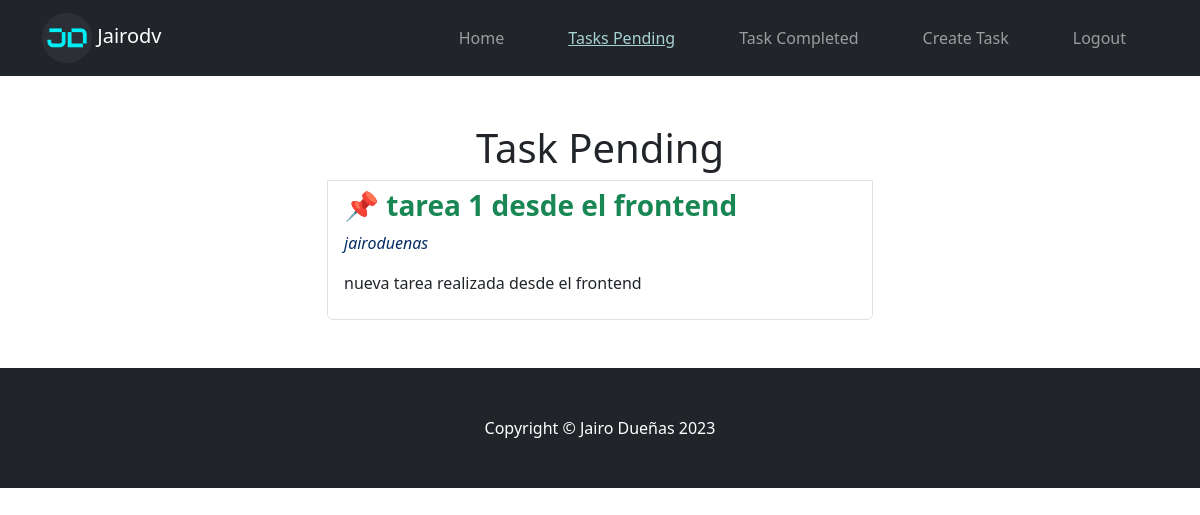
/tasks/ (signed in), run on an earlier commit of the app's database.
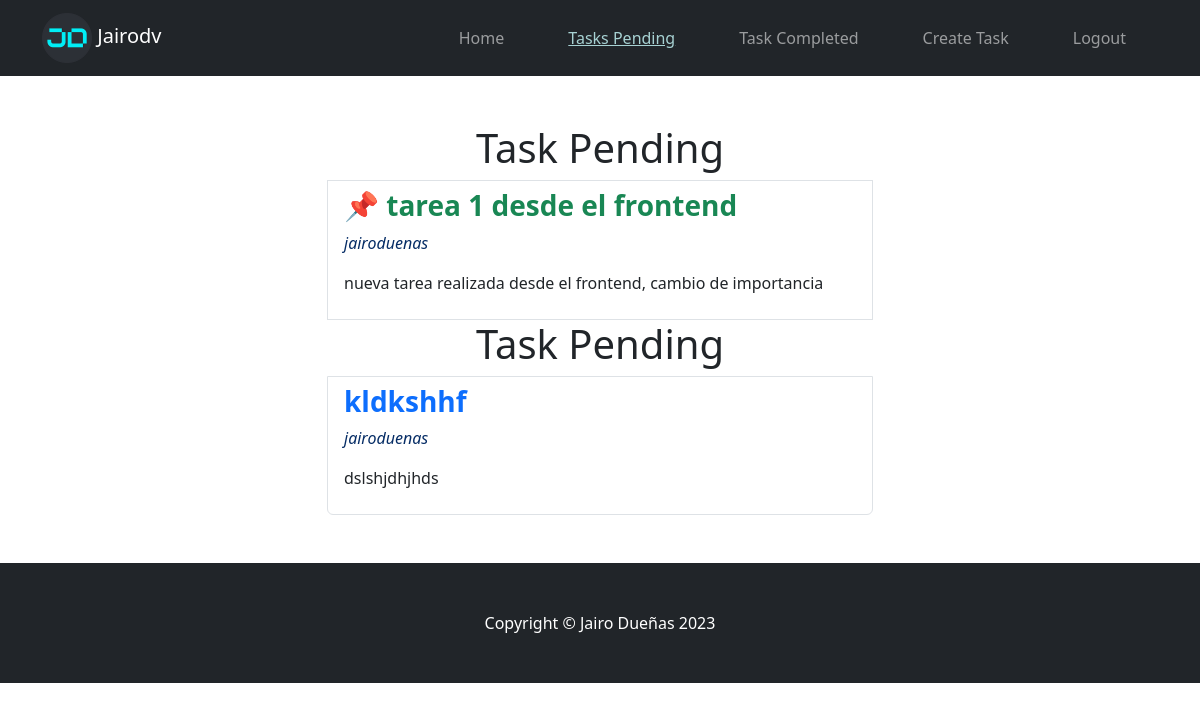
And on a later commit of the database.
### tasks/models.py (models this page shows, shortened)
class Task(models.Model):
  title = models.CharField(max_length=200)
  description = models.TextField(blank=True)
  created = models.DateTimeField(auto_now_add=True)
  datecompleted = models.DateTimeField(null=True, blank=True)
  important = models.BooleanField(default=False)
  user = models.ForeignKey(User, on_delete=models.CASCADE)
  class Meta:
    verbose_name='task'
    verbose_name_plural='tasks'

### tasks/views.py (the view)
# urls.py: path('tasks/', views.tasks, name='tasks'),
@login_required
def tasks(request):
  tasks = Task.objects.filter(user=request.user, datecompleted__isnull=True)
  return render(request, 'tasks/tasks.html', {'tasks':tasks})

### tasks/templates/tasks/tasks.html (shortened to what this page needs)
{% extends 'base.html' %}
{% load static %}
{% block content %}
<main class="container">
  <div class="row">
    <div class="col-md-6 offset-md-3 py-5">
      {% for task in tasks %}
      <ul class="list-group">
        {% if task.datecompleted %}
        <h3 class="text-center display-6">Task Completed</h3>
        {% else %}
        <h3 class="text-center display-6">Task Pending</h3>
        {% endif %}
        <li class="list-group-item">
          <header class="d-flex justify-content-between">
            <a class="text-decoration-none" href="{% url 'task_detail' task.id %}">
              {% if task.important %}
              <h3 class="fw-bold text-success">📌 {{task.title}}</h3>
              {% else %}
              <h3 class="fw-bold">{{task.title}}</h3>
              {% endif %}
              <p class=" text-primary-emphasis fst-italic">{{task.user.username}}</p>
              <p class="text-body">{{task.description}}</p>
            </a>
          </header>
        </li>
        {% endfor %}
      </ul>
    </div>
  </div>
</main>
{% endblock content %}

What changed in the data, as far as the page shows it:
changed Task "tarea 1 desde el frontend": description "nueva tarea realizada desde el frontend" → "nueva tarea realizada desde el frontend, cambio de importancia"
added Task: shows "Task Pending", title "kldkshhf", user.username "jairoduenas", description "dslshjdhjhds"
